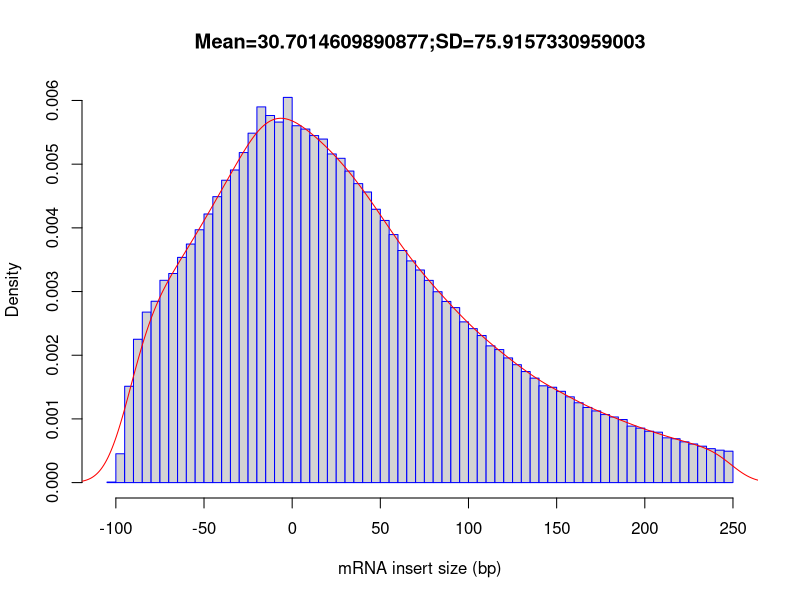

The R script that drew this image:
out_file = 'CF98440'
pdf('CF98440.inner_distance_plot.pdf')
fragsize=rep(c(-247.5,-242.5,-237.5,-232.5,-227.5,-222.5,-217.5,-212.5,-207.5,-202.5,-197.5,-192.5,-187.5,-182.5,-177.5,-172.5,-167.5,-162.5,-157.5,-152.5,-147.5,-142.5,-137.5,-132.5,-127.5,-122.5,-117.5,-112.5,-107.5,-102.5,-97.5,-92.5,-87.5,-82.5,-77.5,-72.5,-67.5,-62.5,-57.5,-52.5,-47.5,-42.5,-37.5,-32.5,-27.5,-22.5,-17.5,-12.5,-7.5,-2.5,2.5,7.5,12.5,17.5,22.5,27.5,32.5,37.5,42.5,47.5,52.5,57.5,62.5,67.5,72.5,77.5,82.5,87.5,92.5,97.5,102.5,107.5,112.5,117.5,122.5,127.5,132.5,137.5,142.5,147.5,152.5,157.5,162.5,167.5,172.5,177.5,182.5,187.5,192.5,197.5,202.5,207.5,212.5,217.5,222.5,227.5,232.5,237.5,242.5,247.5),times=c(0,0,0,0,0,0,0,0,0,0,0,0,0,0,0,0,0,0,0,0,0,0,0,0,0,0,0,0,0,39,2151,7188,10696,12723,13530,15095,15602,16804,17798,18867,20042,21335,22563,23327,24627,26074,28035,27392,26903,28743,26628,26381,25896,25635,24523,24199,23246,22309,21685,20395,19561,18508,17320,16544,15863,15091,14241,13517,13058,11994,11489,10974,10204,9927,9302,8798,8287,7794,7224,7112,6809,6400,5956,5605,5347,5077,4898,4706,4215,4063,3833,3762,3341,3272,3041,2879,2716,2531,2419,2343))
frag_sd = sd(fragsize)
frag_mean = mean(fragsize)
frag_median = median(fragsize)
write(x=c("Name","Mean","Median","sd"), sep="	", file=stdout(),ncolumns=4)
write(c(out_file,frag_mean,frag_median,frag_sd),sep="	", file=stdout(),ncolumns=4)
hist(fragsize,probability=T,breaks=100,xlab="mRNA insert size (bp)",main=paste(c("Mean=",frag_mean,";","SD=",frag_sd),collapse=""),border="blue")
lines(density(fragsize,bw=10),col='red')
dev.off()
